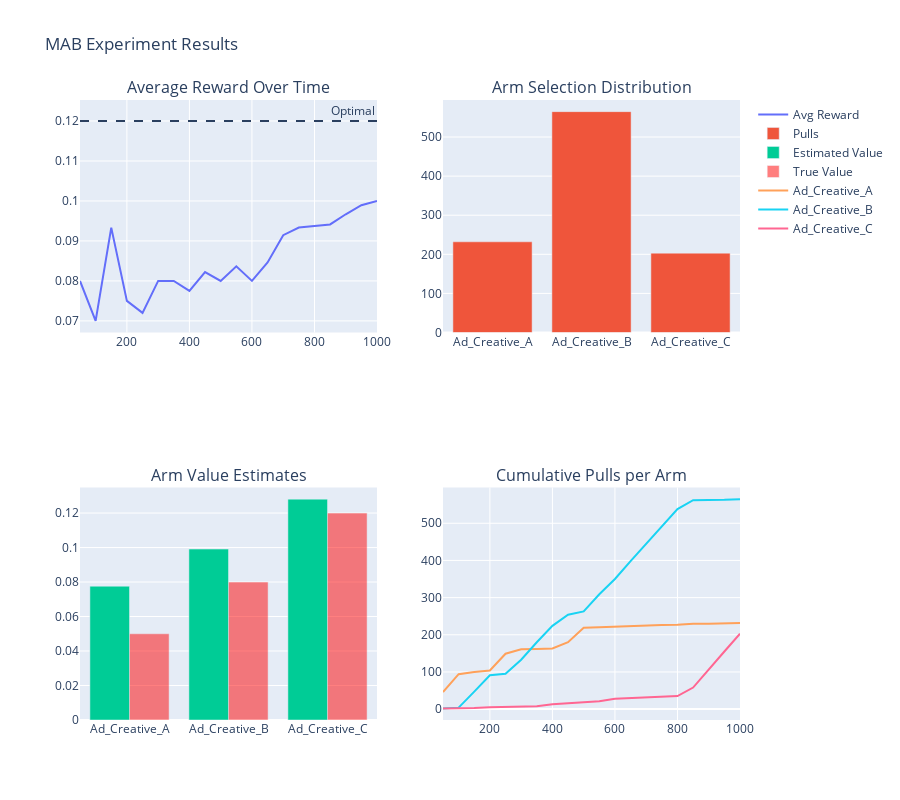

The cell this chart's notebook holds for it:
### Code cell
for i, arm in enumerate(ARMS):
    pulls = [r['arm_counts'][i] for r in results]
    fig.add_trace(
        go.Scatter(x=df['iteration'], y=pulls, name=arm),
        row=2, col=2
    )

fig.update_layout(height=800, showlegend=True, title_text="MAB Experiment Results")
fig.show()

### Figure 1 — Plotly figure (JSON) as saved in the notebook; plotly's stock layout.template omitted (floating-point values rounded to 4 significant figures)
{"data": [{"name": "Avg Reward", "type": "scatter", "x": [50, 100, 150, 200, 250, 300, 350, 400, 450, 500, 550, 600, 650, 700, 750, 800, 850, 900, 950, 1000], "xaxis": "x", "y": [0.08, 0.07, 0.09333, 0.075, 0.072, 0.08, 0.08, 0.0775, 0.08222, 0.08, 0.08364, 0.08, 0.08462, 0.09143, 0.09333, 0.09375, 0.09412, 0.09667, 0.09895, 0.1], "yaxis": "y"}, {"name": "Pulls", "type": "bar", "x": ["Ad_Creative_A", "Ad_Creative_B", "Ad_Creative_C"], "xaxis": "x2", "y": [232, 565, 203], "yaxis": "y2"}, {"name": "Estimated Value", "type": "bar", "x": ["Ad_Creative_A", "Ad_Creative_B", "Ad_Creative_C"], "xaxis": "x3", "y": [0.07759, 0.09912, 0.1281], "yaxis": "y3"}, {"marker": {"color": "red"}, "name": "True Value", "opacity": 0.5, "type": "bar", "x": ["Ad_Creative_A", "Ad_Creative_B", "Ad_Creative_C"], "xaxis": "x3", "y": [0.05, 0.08, 0.12], "yaxis": "y3"}, {"name": "Ad_Creative_A", "type": "scatter", "x": [50, 100, 150, 200, 250, 300, 350, 400, 450, 500, 550, 600, 650, 700, 750, 800, 850, 900, 950, 1000], "xaxis": "x4", "y": [46, 94, 100, 104, 149, 161, 162, 163, 180, 219, 220, 222, 222, 224, 226, 227, 230, 230, 232, 232], "yaxis": "y4"}, {"name": "Ad_Creative_B", "type": "scatter", "x": [50, 100, 150, 200, 250, 300, 350, 400, 450, 500, 550, 600, 650, 700, 750, 800, 850, 900, 950, 1000], "xaxis": "x4", "y": [2, 4, 47, 91, 95, 133, 180, 224, 254, 263, 309, 350, 398, 445, 492, 538, 562, 562, 563, 565], "yaxis": "y4"}, {"name": "Ad_Creative_C", "type": "scatter", "x": [50, 100, 150, 200, 250, 300, 350, 400, 450, 500, 550, 600, 650, 700, 750, 800, 850, 900, 950, 1000], "xaxis": "x4", "y": [2, 2, 3, 5, 6, 6, 8, 13, 16, 18, 21, 28, 30, 31, 32, 35, 58, 108, 155, 203], "yaxis": "y4"}], "layout": {"annotations": [{"font": {"size": 16}, "showarrow": false, "text": "Average Reward Over Time", "x": 0.225, "xanchor": "center", "xref": "paper", "y": 1, "yanchor": "bottom", "yref": "paper"}, {"font": {"size": 16}, "showarrow": false, "text": "Arm Selection Distribution", "x": 0.775, "xanchor": "center", "xref": "paper", "y": 1, "yanchor": "bottom", "yref": "paper"}, {"font": {"size": 16}, "showarrow": false, "text": "Arm Value Estimates", "x": 0.225, "xanchor": "center", "xref": "paper", "y": 0.375, "yanchor": "bottom", "yref": "paper"}, {"font": {"size": 16}, "showarrow": false, "text": "Cumulative Pulls per Arm", "x": 0.775, "xanchor": "center", "xref": "paper", "y": 0.375, "yanchor": "bottom", "yref": "paper"}, {"showarrow": false, "text": "Optimal", "x": 1, "xanchor": "right", "xref": "x domain", "y": 0.12, "yanchor": "bottom", "yref": "y"}], "height": 800, "shapes": [{"line": {"dash": "dash"}, "type": "line", "x0": 0, "x1": 1, "xref": "x domain", "y0": 0.12, "y1": 0.12, "yref": "y"}], "showlegend": true, "title": {"text": "MAB Experiment Results"}, "xaxis": {"anchor": "y", "domain": [0, 0.45]}, "xaxis2": {"anchor": "y2", "domain": [0.55, 1]}, "xaxis3": {"anchor": "y3", "domain": [0, 0.45]}, "xaxis4": {"anchor": "y4", "domain": [0.55, 1]}, "yaxis": {"anchor": "x", "domain": [0.625, 1]}, "yaxis2": {"anchor": "x2", "domain": [0.625, 1]}, "yaxis3": {"anchor": "x3", "domain": [0, 0.375]}, "yaxis4": {"anchor": "x4", "domain": [0, 0.375]}}}
